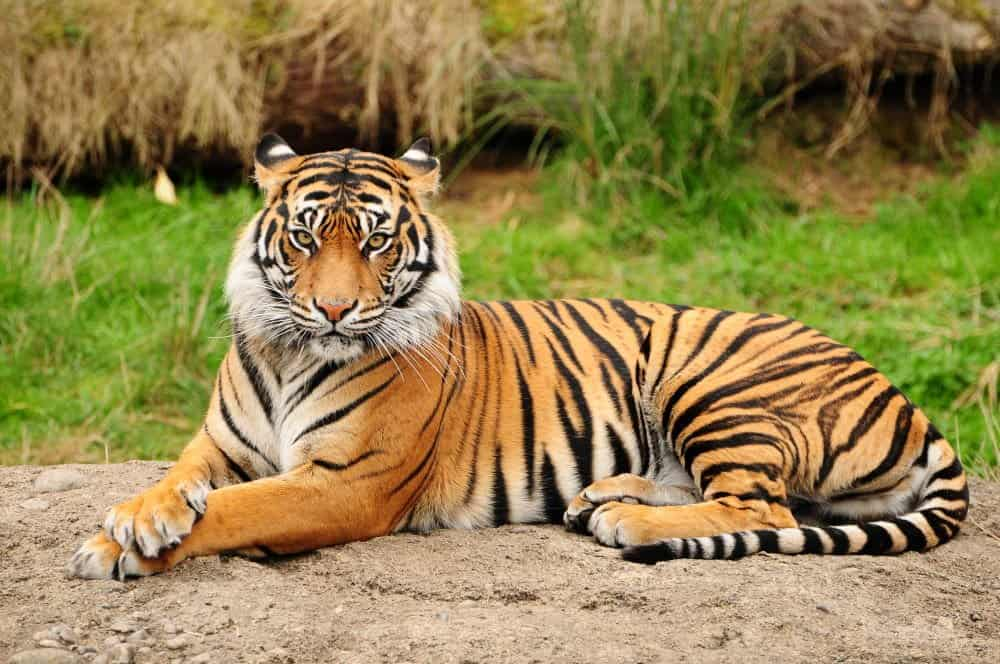
#> input picture tiger.jpg, 1000 x 664 px
$ python Q1.py
#> lines starting #> are read from the running program, lines starting #| are printed output that depends on the picture
import cv2
import numpy as np
from scipy.stats.kde import gaussian_kde
import matplotlib.pyplot as plt


# original image
pic = cv2.imread('tiger.jpg', 0) #to convert the image to gray scale
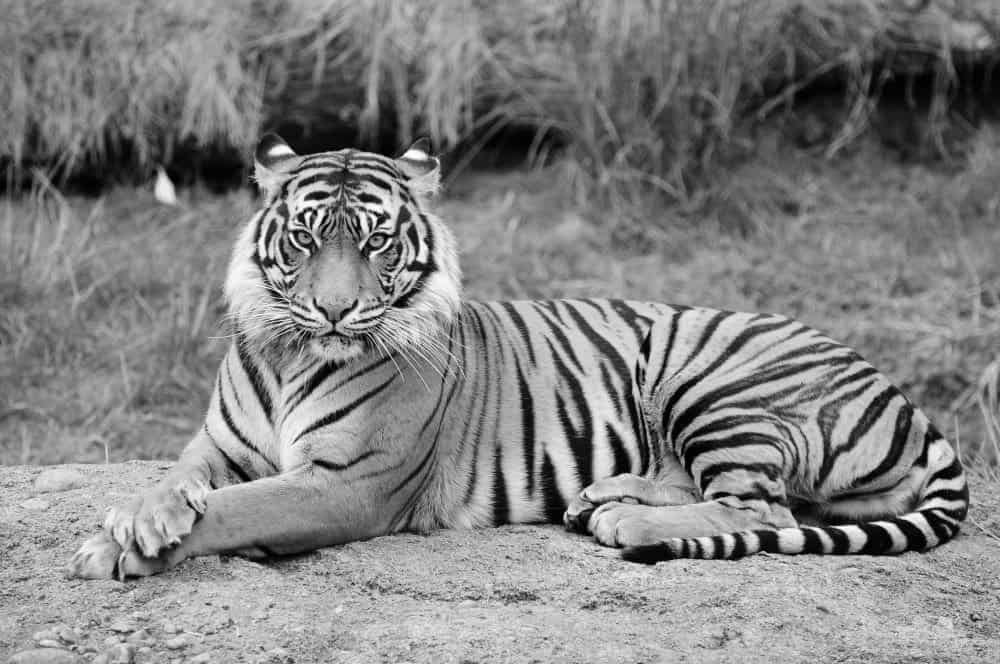
#> pic: shape (664, 1000); min 0, max 255, mean 130.1
pic = pic/255  #normalization
x, y = pic.shape #take x,y which is the total no of coloums & rows from the image
#> x = 664; y = 1000

# create gaussian noise(random number)
image = pic
def add_gaussian_noise(image, mean =0 , var = 0.01):
#> called with mean = 0, var = 0.01
    sigma = np.sqrt(var)
    noise = np.random.normal(mean, sigma, size=image.shape)
    noisy_image = image + noise
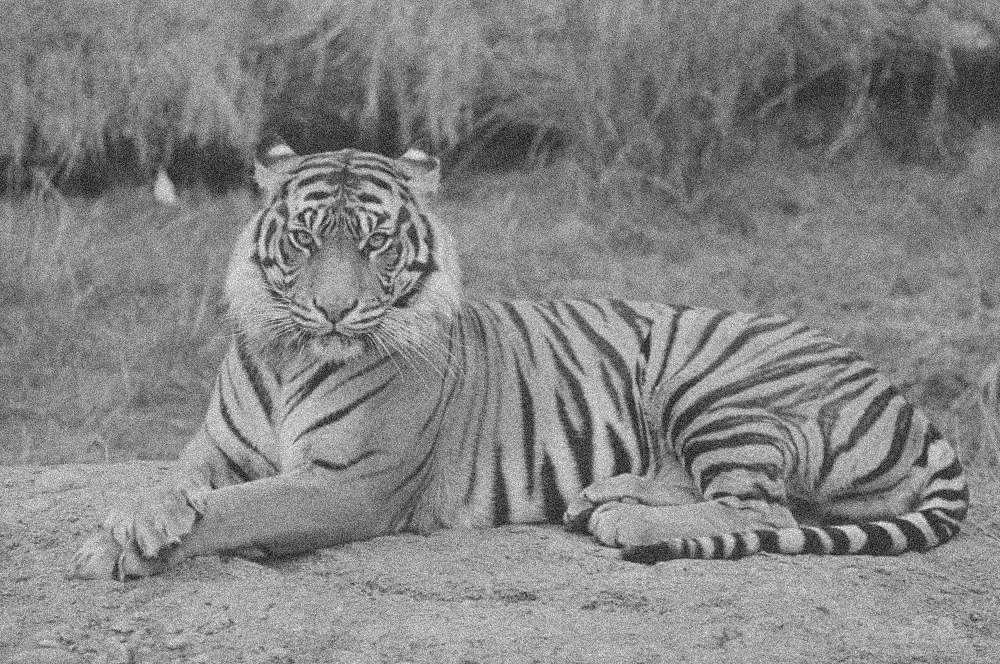
#> noisy_image: shape (664, 1000) float64; min -0.367, max 1.32, mean 0.51; drawn with min black and max white
    return noisy_image

# blank image
def add_salt_pepper_noise(image, pepper_amount = 0):
#> called with pepper_amount = 0
    salt_amount = 1 - pepper_amount
    noisy_image = np.copy(image)
    for i in range(image.shape[0]):
        for j in range(image.shape[1]):
            rdn = np.random.random()
            if rdn < pepper_amount:
                noisy_image[i][j] = 0
            elif rdn > salt_amount:
                noisy_image[i][j] = 1
    return noisy_image

# uniform noise
def add_uniform_noise(image, a = 0 , b = 0.2):
#> called with a = 0, b = 0.2
    noise = np.random.uniform(a, b, size=image.shape)
    noisy_image = image + noise
    return np.clip(noisy_image, 0, 1)
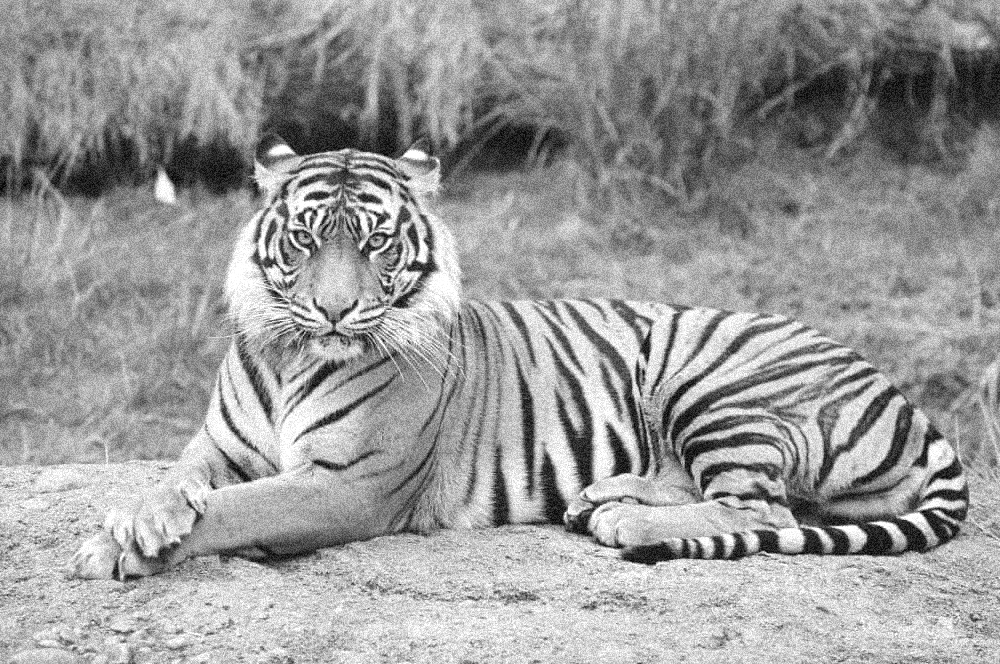
#> returned value: shape (664, 1000) float64; min 4.29e-05, max 1, mean 0.61

# display all
cv2.imshow('original image', pic)
cv2.imshow('image with gaussian noise', add_gaussian_noise(pic))
cv2.imshow('image with salt & pepper noise',  add_salt_pepper_noise(pic))
cv2.imshow('image with uniform noise', add_uniform_noise(pic))
cv2.waitKey(0)
cv2.destroyAllWindows()

$ run again, with noisy_dog.png saved as tiger.jpg
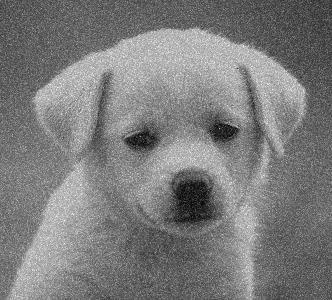
#> input picture noisy_dog.png, 332 x 300 px
#> pic is the input picture: shape (300, 332); min 0, max 253, mean 124.1
#> `cv2.imshow('image with gaussian noise', add_gaussian_noise(pic))`:
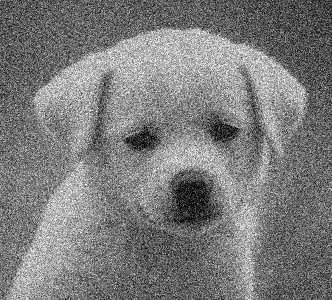
#> window 'image with gaussian noise': shape (300, 332); min 0, max 255, mean 123.6
#> in add_uniform_noise, `return np.clip(noisy_image, 0, 1)`:
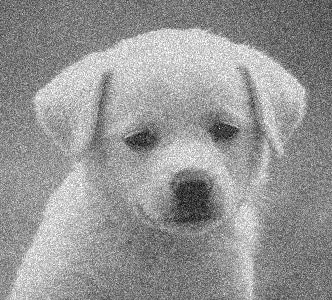
#> returned value: shape (300, 332) float64; min 0.0122, max 1, mean 0.586
